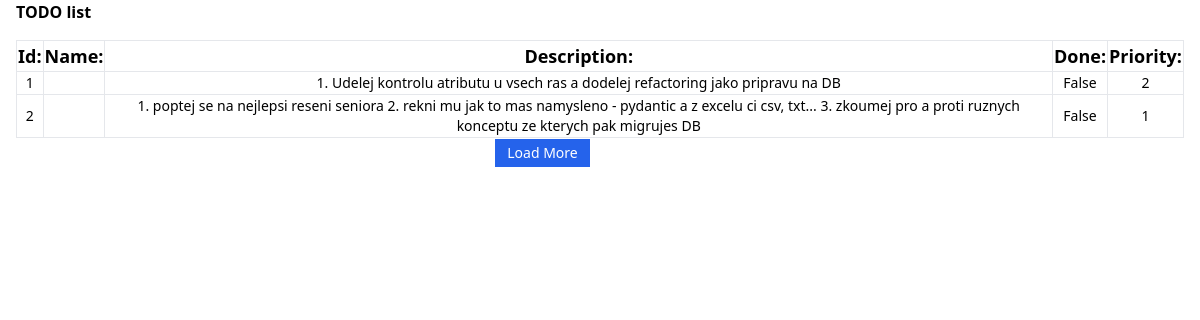
The app's page /index/ with its own data.
### models.py (models this page shows)
class Ticket(Base):
    __tablename__ = "tickets"
    id = Column(Integer, primary_key=True, index=True)
    title = Column(String)
    description = Column(String)
    done = Column(Boolean, index=True)
    priority = Column(Integer, index=True)

### main.py (the view)
@app.get('/index/', response_class=HTMLResponse)
async def GetALL_paging(
    request: Request,
    hx_request: Optional[str] = Header(None),
    db: Session = Depends(get_db),
    page: int = 1
): #hx_request
    N = 2
    OFFSET = (page - 1) * N
    tickets = db.query(models.Ticket).offset(OFFSET).limit(N)
    context = {"request": request, "tickets": tickets, "page": page}
    if hx_request:
        return templates.TemplateResponse("table.html", context)
    return templates.TemplateResponse("index.html", context)

### templates/index.html (shortened to what this page needs)
<!DOCTYPE html>
<html lang="en">
<head>
    <script src="https://cdn.tailwindcss.com"></script>
</head>
<body>
    <div class="mx-4">
        <p class="text-2x1 font-bold mb-4">TODO list</p>
        <table class="min-w-[50%] mb-4">
            <thead class="border-b text-lg">
                <tr>
                    <th class="border">Id:</th>
                    <th class="border">Name:</th>
                    <th class="border">Description:</th>
                    <th class="border">Done:</th>
                    <th class="border">Priority:</th>
                </tr>
            </thead>
            <tbody class="text-center text-sm" id="table-body">
                {% include 'table.html' %}
            </tbody>
        </table>
    </div>
</body>
</html>

### templates/table.html
{% for ticket in tickets %}
    <tr>
        <td class="border">{{  ticket.id  }}</td>
        <td class="border">{{  ticket.name  }}</td>
        <td class="border">{{  ticket.description  }}</td>
        <td class="border">{{  ticket.done  }}</td>
        <td class="border">{{  ticket.priority  }}</td>
    </tr>
{% endfor %}
<tr>
    <td colspan="3">
        <button class="px-3 py-1 bg-blue-600 text-white ml-4"
            hx-get="/index?page={{ page + 1}}"
            hx-target="#table-body"
            hx-swap="outherHTML">Load More</button>
    </td>
</tr>

### records on screen
Ticket: id "1", description "1. Udelej kontrolu atributu u vsech ras a dodelej refactoring jako pripravu na DB", done "False", priority "2"
Ticket: id "2", description "1. poptej se na nejlepsi reseni seniora 2. rekni mu jak to mas namysleno - pydantic a z excelu ci csv, txt... 3. zkoumej pro a proti ruznych konceptu ze kterych pak migrujes DB", done "False", priority "1"
